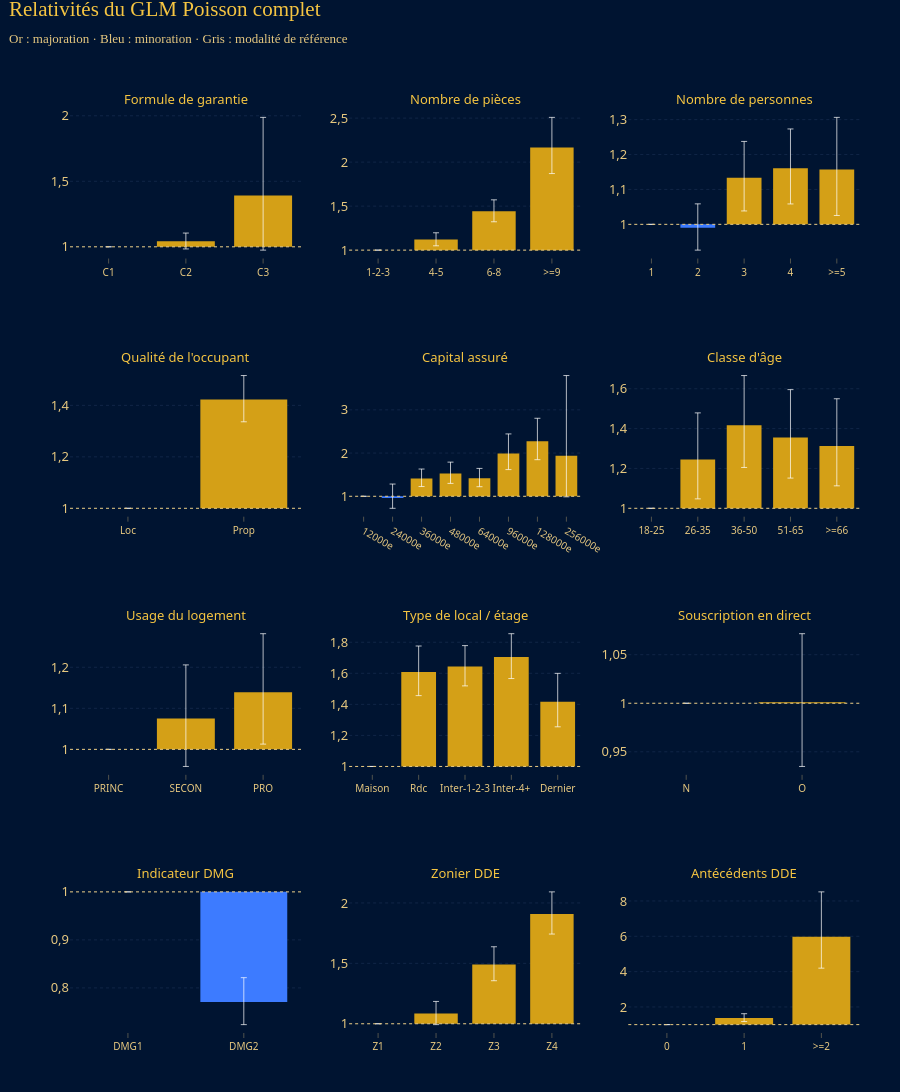

The notebook cell saved with this chart:
### Markdown cell above
<h3 style="color:#F5C542; font-family:'Playfair Display',Georgia,serif; border-bottom:2px solid #D4A017; padding-bottom:6px;">4. Modèle complet : variables impactantes et anomalies</h3>

### Code cell
rel_c = M.relativites(complet)
GR.relativites_grille(rel_c, VAR_TARIF_DDE, "Relativités du GLM Poisson complet").show()
display(M.importance_wald(complet).style.format({"Statistique": "{:.1f}", "p-value": "{:.2e}"}))

### Figure 1 — Plotly figure (JSON) as saved in the notebook; plotly's stock layout.template omitted (floating-point values rounded to 4 significant figures)
{"data": [{"base": 1, "customdata": [[1.0, 1.0], [0.9838, 1.105], [0.9746, 1.988]], "error_y": {"array": [0.0, 0.06236, 0.596], "arrayminus": [0.0, 0.05884, 0.4173], "color": "rgba(255,255,255,0.7)", "symmetric": false, "thickness": 1, "type": "data", "width": 3}, "hovertemplate": "Couverture = %{x}<br>×%{y:.3f}<br>IC : [%{customdata[0]:.2f} ; %{customdata[1]:.2f}]<extra></extra>", "marker": {"color": ["#8FA3C7", "#D4A017", "#D4A017"]}, "showlegend": false, "type": "bar", "x": ["C1", "C2", "C3"], "xaxis": "x", "y": [0.0, 0.04261, 0.3919], "yaxis": "y"}, {"base": 1, "customdata": [[1.0, 1.0], [1.049, 1.197], [1.322, 1.572], [1.87, 2.508]], "error_y": {"array": [0.0, 0.07641, 0.13, 0.3425], "arrayminus": [0.0, 0.07153, 0.1193, 0.2958], "color": "rgba(255,255,255,0.7)", "symmetric": false, "thickness": 1, "type": "data", "width": 3}, "hovertemplate": "Nbpieces = %{x}<br>×%{y:.3f}<br>IC : [%{customdata[0]:.2f} ; %{customdata[1]:.2f}]<extra></extra>", "marker": {"color": ["#8FA3C7", "#D4A017", "#D4A017", "#D4A017"]}, "showlegend": false, "type": "bar", "x": ["1-2-3", "4-5", "6-8", ">=9"], "xaxis": "x2", "y": [0.0, 0.1209, 0.4416, 1.166], "yaxis": "y2"}, {"base": 1, "customdata": [[1.0, 1.0], [0.9261, 1.059], [1.038, 1.238], [1.058, 1.273], [1.025, 1.306]], "error_y": {"array": [0.0, 0.06853, 0.1039, 0.1124, 0.149], "arrayminus": [0.0, 0.06409, 0.09519, 0.1025, 0.132], "color": "rgba(255,255,255,0.7)", "symmetric": false, "thickness": 1, "type": "data", "width": 3}, "hovertemplate": "Nbpers = %{x}<br>×%{y:.3f}<br>IC : [%{customdata[0]:.2f} ; %{customdata[1]:.2f}]<extra></extra>", "marker": {"color": ["#8FA3C7", "#3D7BFF", "#D4A017", "#D4A017", "#D4A017"]}, "showlegend": false, "type": "bar", "x": ["1", "2", "3", "4", ">=5"], "xaxis": "x3", "y": [0.0, -0.009805, 0.1336, 0.1609, 0.1574], "yaxis": "y3"}, {"base": 1, "customdata": [[1.0, 1.0], [1.336, 1.516]], "error_y": {"array": [0.0, 0.09273], "arrayminus": [0.0, 0.08706], "color": "rgba(255,255,255,0.7)", "symmetric": false, "thickness": 1, "type": "data", "width": 3}, "hovertemplate": "Qualite = %{x}<br>×%{y:.3f}<br>IC : [%{customdata[0]:.2f} ; %{customdata[1]:.2f}]<extra></extra>", "marker": {"color": ["#8FA3C7", "#D4A017"]}, "showlegend": false, "type": "bar", "x": ["Loc", "Prop"], "xaxis": "x4", "y": [0.0, 0.4233], "yaxis": "y4"}, {"base": 1, "customdata": [[1.0, 1.0], [0.7221, 1.283], [1.226, 1.631], [1.298, 1.791], [1.222, 1.645], [1.618, 2.443], [1.847, 2.805], [0.9876, 3.794]], "error_y": {"array": [0.0, 0.3205, 0.2168, 0.2658, 0.2272, 0.4549, 0.5288, 1.858], "arrayminus": [0.0, 0.2404, 0.188, 0.2263, 0.1959, 0.3702, 0.4291, 0.9481], "color": "rgba(255,255,255,0.7)", "symmetric": false, "thickness": 1, "type": "data", "width": 3}, "hovertemplate": "Kassu = %{x}<br>×%{y:.3f}<br>IC : [%{customdata[0]:.2f} ; %{customdata[1]:.2f}]<extra></extra>", "marker": {"color": ["#8FA3C7", "#3D7BFF", "#D4A017", "#D4A017", "#D4A017", "#D4A017", "#D4A017", "#D4A017"]}, "showlegend": false, "type": "bar", "x": ["12000e", "24000e", "36000e", "48000e", "64000e", "96000e", "128000e", "256000e"], "xaxis": "x5", "y": [0.0, -0.03746, 0.4137, 0.5247, 0.4178, 0.9879, 1.276, 0.9357], "yaxis": "y5"}, {"base": 1, "customdata": [[1.0, 1.0], [1.047, 1.479], [1.205, 1.666], [1.152, 1.596], [1.113, 1.55]], "error_y": {"array": [0.0, 0.2343, 0.2493, 0.24, 0.2366], "arrayminus": [0.0, 0.1972, 0.212, 0.2039, 0.2005], "color": "rgba(255,255,255,0.7)", "symmetric": false, "thickness": 1, "type": "data", "width": 3}, "hovertemplate": "Age2 = %{x}<br>×%{y:.3f}<br>IC : [%{customdata[0]:.2f} ; %{customdata[1]:.2f}]<extra></extra>", "marker": {"color": ["#8FA3C7", "#D4A017", "#D4A017", "#D4A017", "#D4A017"]}, "showlegend": false, "type": "bar", "x": ["18-25", "26-35", "36-50", "51-65", ">=66"], "xaxis": "x6", "y": [0.0, 0.2445, 0.4169, 0.3555, 0.3132], "yaxis": "y6"}, {"base": 1, "customdata": [[1.0, 1.0], [0.9583, 1.206], [1.013, 1.282]], "error_y": {"array": [0.0, 0.1308, 0.1424], "arrayminus": [0.0, 0.1166, 0.1266], "color": "rgba(255,255,255,0.7)", "symmetric": false, "thickness": 1, "type": "data", "width": 3}, "hovertemplate": "Usage = %{x}<br>×%{y:.3f}<br>IC : [%{customdata[0]:.2f} ; %{customdata[1]:.2f}]<extra></extra>", "marker": {"color": ["#8FA3C7", "#D4A017", "#D4A017"]}, "showlegend": false, "type": "bar", "x": ["PRINC", "SECON", "PRO"], "xaxis": "x7", "y": [0.0, 0.07497, 0.1394], "yaxis": "y7"}, {"base": 1, "customdata": [[1.0, 1.0], [1.456, 1.776], [1.519, 1.779], [1.566, 1.855], [1.255, 1.6]], "error_y": {"array": [0.0, 0.1677, 0.1349, 0.1505, 0.1825], "arrayminus": [0.0, 0.1519, 0.1247, 0.1383, 0.1616], "color": "rgba(255,255,255,0.7)", "symmetric": false, "thickness": 1, "type": "data", "width": 3}, "hovertemplate": "Local = %{x}<br>×%{y:.3f}<br>IC : [%{customdata[0]:.2f} ; %{customdata[1]:.2f}]<extra></extra>", "marker": {"color": ["#8FA3C7", "#D4A017", "#D4A017", "#D4A017", "#D4A017"]}, "showlegend": false, "type": "bar", "x": ["Maison", "Rdc", "Inter-1-2-3", "Inter-4+", "Dernier"], "xaxis": "x8", "y": [0.0, 0.6082, 0.6436, 0.7046, 0.4171], "yaxis": "y8"}, {"base": 1, "customdata": [[1.0, 1.0], [0.9349, 1.072]], "error_y": {"array": [0.0, 0.07069], "arrayminus": [0.0, 0.06603], "color": "rgba(255,255,255,0.7)", "symmetric": false, "thickness": 1, "type": "data", "width": 3}, "hovertemplate": "Direct = %{x}<br>×%{y:.3f}<br>IC : [%{customdata[0]:.2f} ; %{customdata[1]:.2f}]<extra></extra>", "marker": {"color": ["#8FA3C7", "#D4A017"]}, "showlegend": false, "type": "bar", "x": ["N", "O"], "xaxis": "x9", "y": [0.0, 0.0009368], "yaxis": "y9"}, {"base": 1, "customdata": [[1.0, 1.0], [0.7235, 0.8213]], "error_y": {"array": [0.0, 0.05044], "arrayminus": [0.0, 0.04734], "color": "rgba(255,255,255,0.7)", "symmetric": false, "thickness": 1, "type": "data", "width": 3}, "hovertemplate": "DMG = %{x}<br>×%{y:.3f}<br>IC : [%{customdata[0]:.2f} ; %{customdata[1]:.2f}]<extra></extra>", "marker": {"color": ["#8FA3C7", "#3D7BFF"]}, "showlegend": false, "type": "bar", "x": ["DMG1", "DMG2"], "xaxis": "x10", "y": [0.0, -0.2291], "yaxis": "y10"}, {"base": 1, "customdata": [[1.0, 1.0], [0.9928, 1.185], [1.356, 1.637], [1.742, 2.092]], "error_y": {"array": [0.0, 0.1001, 0.1472, 0.1826], "arrayminus": [0.0, 0.09168, 0.134, 0.1667], "color": "rgba(255,255,255,0.7)", "symmetric": false, "thickness": 1, "type": "data", "width": 3}, "hovertemplate": "Zonier_DDE = %{x}<br>×%{y:.3f}<br>IC : [%{customdata[0]:.2f} ; %{customdata[1]:.2f}]<extra></extra>", "marker": {"color": ["#8FA3C7", "#D4A017", "#D4A017", "#D4A017"]}, "showlegend": false, "type": "bar", "x": ["Z1", "Z2", "Z3", "Z4"], "xaxis": "x11", "y": [0.0, 0.08452, 0.4902, 0.9091], "yaxis": "y11"}, {"base": 1, "customdata": [[1.0, 1.0], [1.174, 1.619], [4.196, 8.516]], "error_y": {"array": [0.0, 0.2403, 2.538], "arrayminus": [0.0, 0.2046, 1.782], "color": "rgba(255,255,255,0.7)", "symmetric": false, "thickness": 1, "type": "data", "width": 3}, "hovertemplate": "Ante_DDE = %{x}<br>×%{y:.3f}<br>IC : [%{customdata[0]:.2f} ; %{customdata[1]:.2f}]<extra></extra>", "marker": {"color": ["#8FA3C7", "#D4A017", "#D4A017"]}, "showlegend": false, "type": "bar", "x": ["0", "1", ">=2"], "xaxis": "x12", "y": [0.0, 0.3785, 4.978], "yaxis": "y12"}], "layout": {"annotations": [{"font": {"color": "#F5C542", "size": 13}, "showarrow": false, "text": "Formule de garantie", "x": 0.1467, "xanchor": "center", "xref": "paper", "y": 1.0, "yanchor": "bottom", "yref": "paper"}, {"font": {"color": "#F5C542", "size": 13}, "showarrow": false, "text": "Nombre de pièces", "x": 0.5, "xanchor": "center", "xref": "paper", "y": 1.0, "yanchor": "bottom", "yref": "paper"}, {"font": {"color": "#F5C542", "size": 13}, "showarrow": false, "text": "Nombre de personnes", "x": 0.8533, "xanchor": "center", "xref": "paper", "y": 1.0, "yanchor": "bottom", "yref": "paper"}, {"font": {"color": "#F5C542", "size": 13}, "showarrow": false, "text": "Qualité de l'occupant", "x": 0.1467, "xanchor": "center", "xref": "paper", "y": 0.72, "yanchor": "bottom", "yref": "paper"}, {"font": {"color": "#F5C542", "size": 13}, "showarrow": false, "text": "Capital assuré", "x": 0.5, "xanchor": "center", "xref": "paper", "y": 0.72, "yanchor": "bottom", "yref": "paper"}, {"font": {"color": "#F5C542", "size": 13}, "showarrow": false, "text": "Classe d'âge", "x": 0.8533, "xanchor": "center", "xref": "paper", "y": 0.72, "yanchor": "bottom", "yref": "paper"}, {"font": {"color": "#F5C542", "size": 13}, "showarrow": false, "text": "Usage du logement", "x": 0.1467, "xanchor": "center", "xref": "paper", "y": 0.44, "yanchor": "bottom", "yref": "paper"}, {"font": {"color": "#F5C542", "size": 13}, "showarrow": false, "text": "Type de local / étage", "x": 0.5, "xanchor": "center", "xref": "paper", "y": 0.44, "yanchor": "bottom", "yref": "paper"}, {"font": {"color": "#F5C542", "size": 13}, "showarrow": false, "text": "Souscription en direct", "x": 0.8533, "xanchor": "center", "xref": "paper", "y": 0.44, "yanchor": "bottom", "yref": "paper"}, {"font": {"color": "#F5C542", "size": 13}, "showarrow": false, "text": "Indicateur DMG", "x": 0.1467, "xanchor": "center", "xref": "paper", "y": 0.16, "yanchor": "bottom", "yref": "paper"}, {"font": {"color": "#F5C542", "size": 13}, "showarrow": false, "text": "Zonier DDE", "x": 0.5, "xanchor": "center", "xref": "paper", "y": 0.16, "yanchor": "bottom", "yref": "paper"}, {"font": {"color": "#F5C542", "size": 13}, "showarrow": false, "text": "Antécédents DDE", "x": 0.8533, "xanchor": "center", "xref": "paper", "y": 0.16, "yanchor": "bottom", "yref": "paper"}], "height": 1240, "shapes": [{"line": {"color": "#E7C980", "dash": "dot", "width": 1}, "type": "line", "x0": 0, "x1": 1, "xref": "x domain", "y0": 1, "y1": 1, "yref": "y"}, {"line": {"color": "#E7C980", "dash": "dot", "width": 1}, "type": "line", "x0": 0, "x1": 1, "xref": "x2 domain", "y0": 1, "y1": 1, "yref": "y2"}, {"line": {"color": "#E7C980", "dash": "dot", "width": 1}, "type": "line", "x0": 0, "x1": 1, "xref": "x3 domain", "y0": 1, "y1": 1, "yref": "y3"}, {"line": {"color": "#E7C980", "dash": "dot", "width": 1}, "type": "line", "x0": 0, "x1": 1, "xref": "x4 domain", "y0": 1, "y1": 1, "yref": "y4"}, {"line": {"color": "#E7C980", "dash": "dot", "width": 1}, "type": "line", "x0": 0, "x1": 1, "xref": "x5 domain", "y0": 1, "y1": 1, "yref": "y5"}, {"line": {"color": "#E7C980", "dash": "dot", "width": 1}, "type": "line", "x0": 0, "x1": 1, "xref": "x6 domain", "y0": 1, "y1": 1, "yref": "y6"}, {"line": {"color": "#E7C980", "dash": "dot", "width": 1}, "type": "line", "x0": 0, "x1": 1, "xref": "x7 domain", "y0": 1, "y1": 1, "yref": "y7"}, {"line": {"color": "#E7C980", "dash": "dot", "width": 1}, "type": "line", "x0": 0, "x1": 1, "xref": "x8 domain", "y0": 1, "y1": 1, "yref": "y8"}, {"line": {"color": "#E7C980", "dash": "dot", "width": 1}, "type": "line", "x0": 0, "x1": 1, "xref": "x9 domain", "y0": 1, "y1": 1, "yref": "y9"}, {"line": {"color": "#E7C980", "dash": "dot", "width": 1}, "type": "line", "x0": 0, "x1": 1, "xref": "x10 domain", "y0": 1, "y1": 1, "yref": "y10"}, {"line": {"color": "#E7C980", "dash": "dot", "width": 1}, "type": "line", "x0": 0, "x1": 1, "xref": "x11 domain", "y0": 1, "y1": 1, "yref": "y11"}, {"line": {"color": "#E7C980", "dash": "dot", "width": 1}, "type": "line", "x0": 0, "x1": 1, "xref": "x12 domain", "y0": 1, "y1": 1, "yref": "y12"}], "title": {"text": "Relativités du GLM Poisson complet<br><span style='font-size:13px;color:#E7C980;font-family:Montserrat, 'Segoe UI', Helvetica, Arial, sans-serif'>Or : majoration · Bleu : minoration · Gris : modalité de référence</span>"}, "xaxis": {"anchor": "y", "domain": [0.0, 0.2933], "tickfont": {"size": 10}, "type": "category"}, "xaxis10": {"anchor": "y10", "domain": [0.0, 0.2933], "tickfont": {"size": 10}, "type": "category"}, "xaxis11": {"anchor": "y11", "domain": [0.3533, 0.6467], "tickfont": {"size": 10}, "type": "category"}, "xaxis12": {"anchor": "y12", "domain": [0.7067, 1.0], "tickfont": {"size": 10}, "type": "category"}, "xaxis2": {"anchor": "y2", "domain": [0.3533, 0.6467], "tickfont": {"size": 10}, "type": "category"}, "xaxis3": {"anchor": "y3", "domain": [0.7067, 1.0], "tickfont": {"size": 10}, "type": "category"}, "xaxis4": {"anchor": "y4", "domain": [0.0, 0.2933], "tickfont": {"size": 10}, "type": "category"}, "xaxis5": {"anchor": "y5", "domain": [0.3533, 0.6467], "tickfont": {"size": 10}, "type": "category"}, "xaxis6": {"anchor": "y6", "domain": [0.7067, 1.0], "tickfont": {"size": 10}, "type": "category"}, "xaxis7": {"anchor": "y7", "domain": [0.0, 0.2933], "tickfont": {"size": 10}, "type": "category"}, "xaxis8": {"anchor": "y8", "domain": [0.3533, 0.6467], "tickfont": {"size": 10}, "type": "category"}, "xaxis9": {"anchor": "y9", "domain": [0.7067, 1.0], "tickfont": {"size": 10}, "type": "category"}, "yaxis": {"anchor": "x", "domain": [0.84, 1.0]}, "yaxis10": {"anchor": "x10", "domain": [0.0, 0.16]}, "yaxis11": {"anchor": "x11", "domain": [0.0, 0.16]}, "yaxis12": {"anchor": "x12", "domain": [0.0, 0.16]}, "yaxis2": {"anchor": "x2", "domain": [0.84, 1.0]}, "yaxis3": {"anchor": "x3", "domain": [0.84, 1.0]}, "yaxis4": {"anchor": "x4", "domain": [0.56, 0.72]}, "yaxis5": {"anchor": "x5", "domain": [0.56, 0.72]}, "yaxis6": {"anchor": "x6", "domain": [0.56, 0.72]}, "yaxis7": {"anchor": "x7", "domain": [0.28, 0.44]}, "yaxis8": {"anchor": "x8", "domain": [0.28, 0.44]}, "yaxis9": {"anchor": "x9", "domain": [0.28, 0.44]}}}
